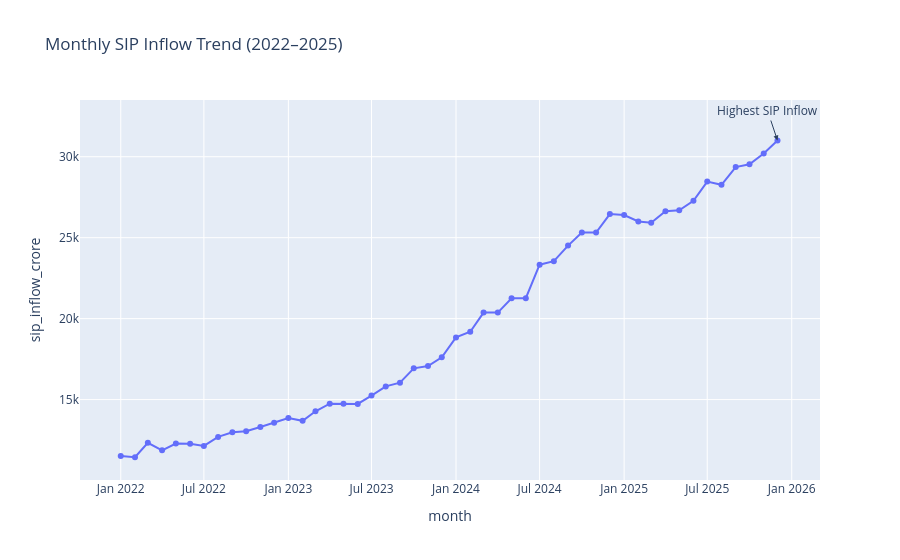

The cell this chart's notebook holds for it:
### Markdown cell above
## Monthly SIP Inflow Trend

### Code cell
sip["month"] = pd.to_datetime(sip["month"])

fig = px.line(
    sip,
    x="month",
    y="sip_inflow_crore",
    markers=True,
    title="Monthly SIP Inflow Trend (2022–2025)"
)

fig.add_annotation(
    x=sip.loc[sip["sip_inflow_crore"].idxmax(), "month"],
    y=sip["sip_inflow_crore"].max(),
    text="Highest SIP Inflow",
    showarrow=True,
    arrowhead=2
)

fig.show()
